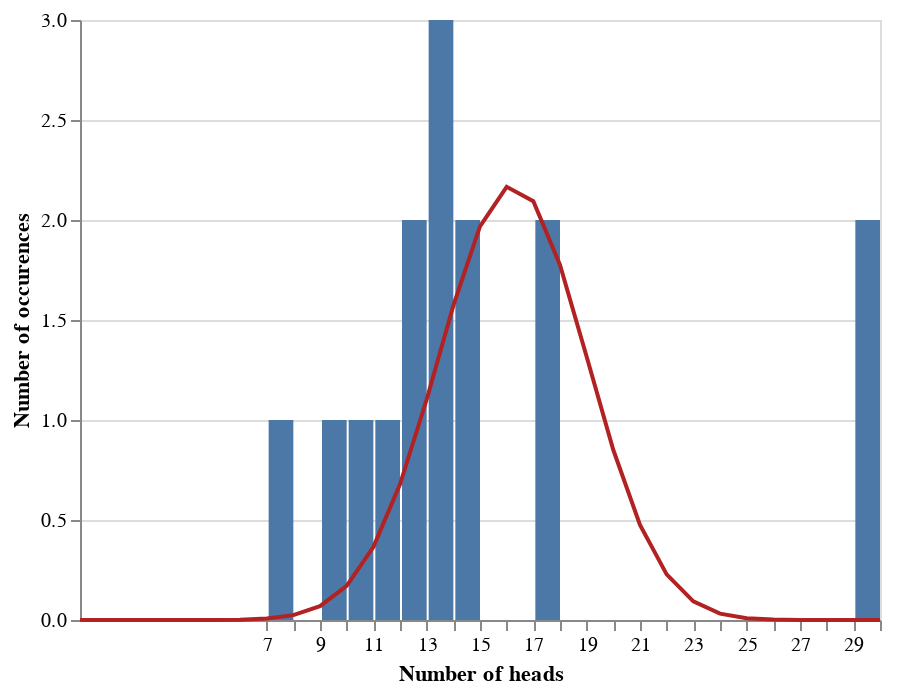

Here is the notebook cell this chart was saved with:
### Markdown cell above
### Exercise 3 part III

Generate a histogram of the number of heads from each student. As an extension, include the binomial distribution supported by your estimate that is most amenable to large value outcomes.

### Code cell
fig_1_a = (alt
           .Chart(head_counts)
           .mark_bar()
           .encode(alt.X("outcome:Q",
                         bin = alt.BinParams(step = 1),
                         title = "Number of heads"),
                   y = alt.Y("count()",
                            title = "Number of occurences")))

k_vals = range(0,31)
k_probs = [num_people * stats.binom.pmf(k = k, n = num_flips, p = 0.540) for k in k_vals]
binom_dist_df = pd.DataFrame({"value": k_vals,
                              "prob": k_probs})

fig_1_b = (alt
           .Chart(binom_dist_df)
           .mark_line(color= "firebrick")
           .encode(x = "value", 
                   y = "prob"))


fig_1_a + fig_1_b

### Figure 1 — Vega-Lite specification as saved in the notebook (floating-point values rounded to 4 significant figures)
{"config": {"view": {"continuousWidth": 400, "continuousHeight": 300}}, "layer": [{"data": {"name": "data-3e36b5971c6b02f0d186c5079c3e0618"}, "mark": "bar", "encoding": {"x": {"type": "quantitative", "bin": {"step": 1}, "field": "outcome", "title": "Number of heads"}, "y": {"type": "quantitative", "aggregate": "count", "title": "Number of occurences"}}}, {"data": {"name": "data-cfdea387a9d3fe79a5e21938a28ab58a"}, "mark": {"type": "line", "color": "firebrick"}, "encoding": {"x": {"type": "quantitative", "field": "value"}, "y": {"type": "quantitative", "field": "prob"}}}], "$schema": "https://vega.github.io/schema/vega-lite/v4.8.1.json", "datasets": {"data-3e36b5971c6b02f0d186c5079c3e0618": [{"outcome": 9, "name": 0}, {"outcome": 13, "name": 1}, {"outcome": 17, "name": 2}, {"outcome": 17, "name": 3}, {"outcome": 14, "name": 4}, {"outcome": 7, "name": 5}, {"outcome": 13, "name": 6}, {"outcome": 13, "name": 7}, {"outcome": 12, "name": 8}, {"outcome": 14, "name": 9}, {"outcome": 10, "name": 10}, {"outcome": 11, "name": 11}, {"outcome": 12, "name": 12}, {"outcome": 30, "name": 13}, {"outcome": 30, "name": 14}], "data-cfdea387a9d3fe79a5e21938a28ab58a": [{"value": 0, "prob": 1.145e-09}, {"value": 1, "prob": 4.033e-08}, {"value": 2, "prob": 6.864e-07}, {"value": 3, "prob": 7.521e-06}, {"value": 4, "prob": 5.959e-05}, {"value": 5, "prob": 0.0003638}, {"value": 6, "prob": 0.001779}, {"value": 7, "prob": 0.007162}, {"value": 8, "prob": 0.02417}, {"value": 9, "prob": 0.06936}, {"value": 10, "prob": 0.171}, {"value": 11, "prob": 0.3649}, {"value": 12, "prob": 0.6783}, {"value": 13, "prob": 1.103}, {"value": 14, "prob": 1.572}, {"value": 15, "prob": 1.968}, {"value": 16, "prob": 2.166}, {"value": 17, "prob": 2.094}, {"value": 18, "prob": 1.775}, {"value": 19, "prob": 1.316}, {"value": 20, "prob": 0.8498}, {"value": 21, "prob": 0.475}, {"value": 22, "prob": 0.2281}, {"value": 23, "prob": 0.09315}, {"value": 24, "prob": 0.03189}, {"value": 25, "prob": 0.008986}, {"value": 26, "prob": 0.002029}, {"value": 27, "prob": 0.0003528}, {"value": 28, "prob": 4.437e-05}, {"value": 29, "prob": 3.592e-06}, {"value": 30, "prob": 1.406e-07}]}}
